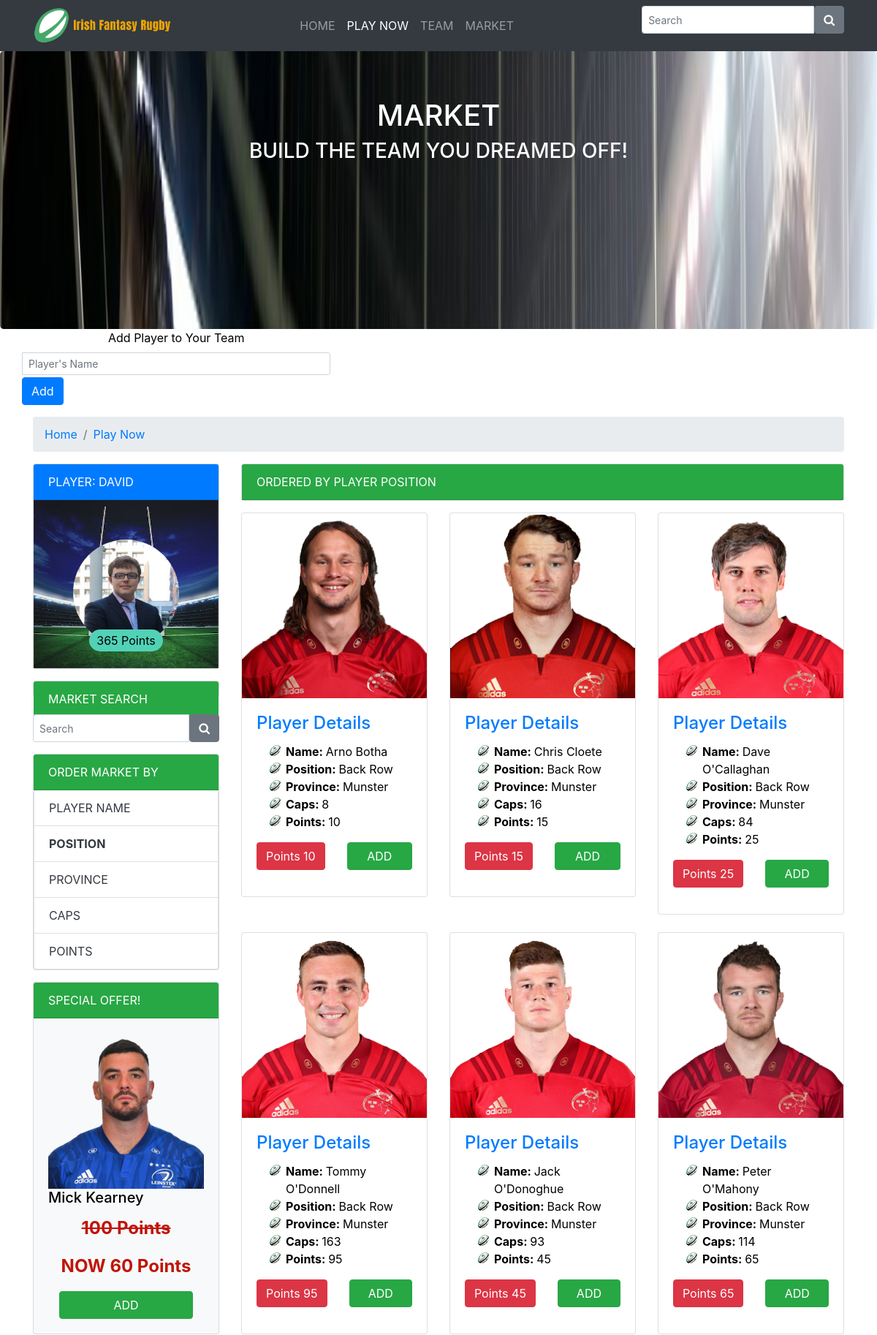
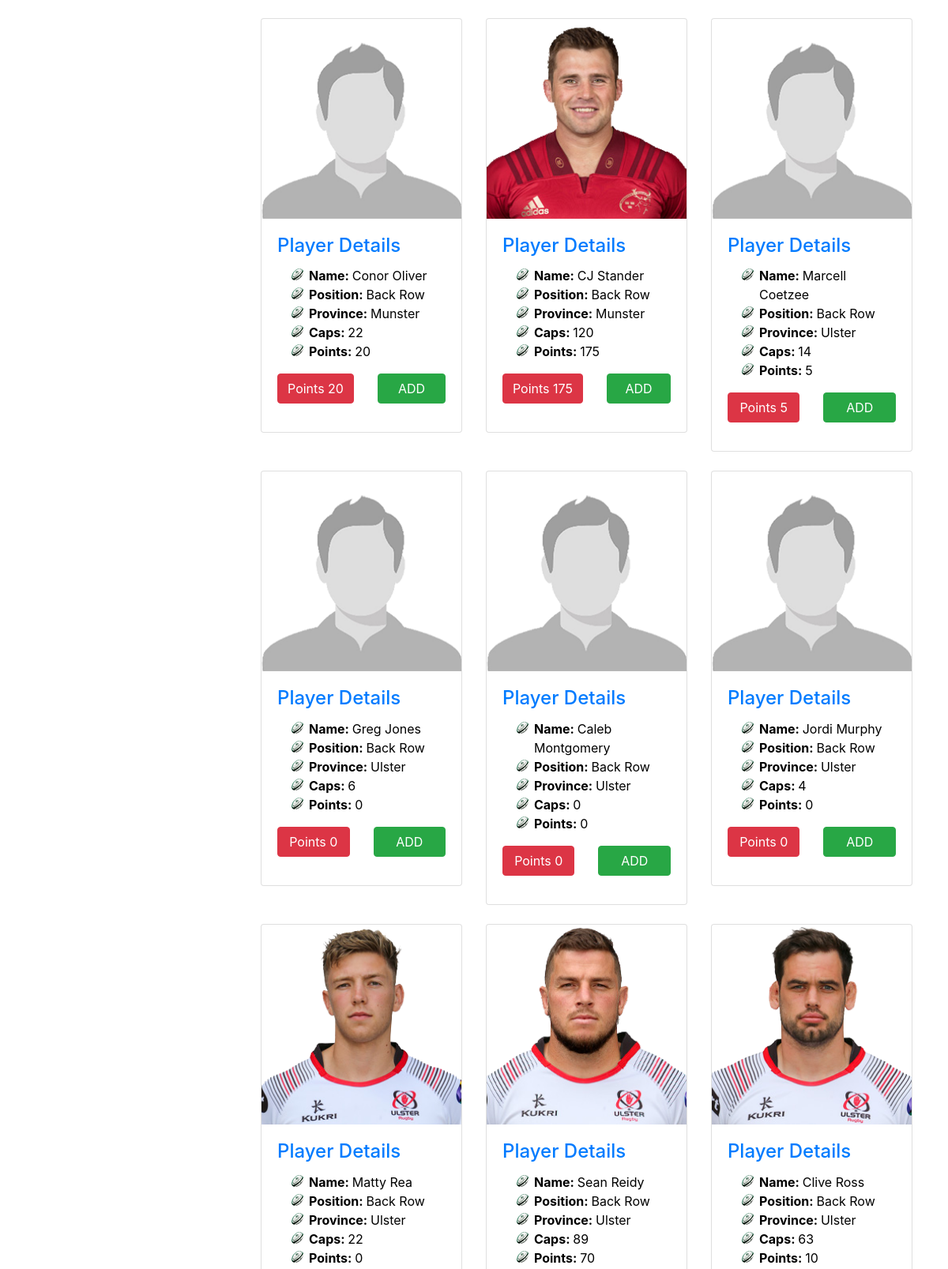
The page /MarketPosition.php (upper part) on the database its author committed (2 pictures, top to bottom).
### tables this page shows
CREATE TABLE players (
	PlayerID INTEGER AUTO_INCREMENT NOT NULL,
    PlayerName VARCHAR(22),
    PlayerPosition VARCHAR(22),
    Province VARCHAR(20),
    Caps INTEGER,
    Points INTEGER,
    Ireland Binary,
    Lions Binary,
    TwitterRatio DOUBLE,
    Rating INTEGER as ((50 + ((Points/Caps)*10) + (Ireland*50) + (Lions * 100))*TwitterRatio),
    ImageFilePath VARCHAR(100),
    PRIMARY KEY (PlayerID)
    );

### MarketPosition.php (the view, shortened to what this page needs)
<?php
$database_name = "fantasy_rugby";
$con = mysqli_connect("localhost", "root", "password", $database_name);
?>
<link href="//maxcdn.bootstrapcdn.com/bootstrap/4.0.0/css/bootstrap.min.css" rel="stylesheet" id="bootstrap-css">
<link rel="stylesheet" href="css/style.css" />
<link href="https://maxcdn.bootstrapcdn.com/font-awesome/4.7.0/css/font-awesome.min.css" rel="stylesheet">
<nav class="navbar navbar-expand-md navbar-dark bg-dark">
    <div class="container">
        <img id="brand-image" src="images/rugbylogo.png" alt="Italian Trulli">
        <div class="collapse navbar-collapse justify-content-end" id="navbarsExampleDefault">
            <ul class="navbar-nav m-auto">
                <li class="nav-item">
                    <a class="nav-link" href="index.php">HOME</a>
                </li>
                <li class="nav-item active">
                    <a class="nav-link" href="category.html">PLAY NOW <span class="sr-only">(current)</span></a>
                </li>
                <li class="nav-item">
                    <a class="nav-link" href="product.html">TEAM</a>
                </li>
                <li class="nav-item">
                    <a class="nav-link" href="Market.php">MARKET</a>
                </li>
            </ul>
            <form action="search.php" method="POST">
                <div class="input-group input-group-sm">
                    <input type="text" class="form-control"  name="search" placeholder="Search">
                    <button type="submit" name="submit-search"class="btn btn-secondary btn-number">
                        <i class="fa fa-search"></i>
                    </button>
                </div>
            </form>
        </div>
    </div>
</nav>
<section class="jumbotron">
    <div class="container-header text-center">
        <h1 class="jumbotron-heading" style="color: white">MARKET</h1>
        <h3 class="jumbotron-heading" style="color: white">BUILD THE TEAM YOU DREAMED OFF!</h3>
    </div>
</section>
<div class="container">
    <div class="row">
        <form action="<?php echo htmlspecialchars($_SERVER["PHP_SELF"]); ?>" method="post">
            <div class="form-group input-group input-group-sm" style="float: left; height: 50px;">
                <label style="float: left; width: 100%;" >Add Player to Your Team</label>
                <input type="text" class="form-control"  name="playerName" placeholder="Player's Name" style="float: left; width: 100%; margin-bottom: 20px;">
            </div>
            <br>
            <div class="form-group">
                <input type="submit" class="btn btn-primary" value="Add" style="float: left;">
            </div>
        </form>
    </div>
</div>
<div class="container">
    <div class="row">
        <div class="col">
            <nav aria-label="breadcrumb">
                <ol class="breadcrumb">
                    <li class="breadcrumb-item"><a href="index.html">Home</a></li>
                    <li class="breadcrumb-item"><a href="category.html">Play Now</a></li>
                </ol>
            </nav>
        </div>
    </div>
</div>
<div class="container">
    <div class="row">
        <div class="col-12 col-sm-3">
            <div class="card bg-light mb-3">
                <div class="card-header bg-primary text-white text-uppercase">PLAYER: David</div>
                <div class="profile-header-container">
                    <div class="profile-header-img" >
                        <img class="img-fluid rounded-circle" src="images/davy.jpg" />
                        <div class="rank-label-container">
                            <span class="label label-default rank-label">365 Points</span>
                        </div>
                    </div>
                </div>
            </div>
            <div class="card bg-light mb-4">
                <div class="card-header bg-success text-white text-uppercase"> MARKET SEARCH</div>
            </div>
            <form action="search.php" method="POST">
                <div class="input-group input-group-sm">
                    <input type="text" class="form-control"  name="search" placeholder="Search">
                    <button type="submit" name="submit-search"class="btn btn-secondary btn-number">
                        <i class="fa fa-search"></i>
                    </button>
                </div>
            </form>
            <div class="card bg-light mb-3">
                <div class="card-header bg-success text-white text-uppercase"> ORDER MARKET BY</div>
                <ul class="list-group category_block">
                    <li class="list-group-item"><a href="MarketPlayerName.php">PLAYER NAME</a></li>
                    <li class="list-group-item"><a href="MarketPosition.php"><b>POSITION</b></a></li>
                    <li class="list-group-item"><a href="MarketProvince.php">PROVINCE</a></li>
                    <li class="list-group-item"><a href="MarketCaps.php">CAPS</a></li>
                    <li class="list-group-item"><a href="MarketPoints.php">POINTS</a></li>
                </ul>
            </div>
            <div class="card bg-light mb-3">
                <div class="card-header bg-success text-white text-uppercase">SPECIAL OFFER!</div>
                <div class="card-body">
                    <img class="img-fluid" src="images/Leinster\MickKearney.png" />
                    <h5 class="card-title">Mick Kearney</h5>
                    <p class="bloc_left_price"><strike>100 Points</strike></p>
                    <b><p class="bloc_left_price">NOW 60 Points</p></b>
                    <div class="col">
                        <a href="#" class="btn btn-success btn-block">ADD</a>
                    </div>
                </div>
            </div>
        </div>
        <div class="col">
            <div class="card bg-light mb-3">
                <div class="card-header bg-success text-white text-uppercase">ORDERED BY PLAYER POSITION</div>
            </div>
            <div class="row">
                <?php
                    $query = "SELECT * FROM players ORDER BY PlayerPosition ASC";
                    $result = mysqli_query($con,$query);
                        while ($row = mysqli_fetch_array($result)) {
                            ?>
                            <div class="col-12 col-md-6 col-lg-4">
                                <div class="card">
                                    <img class="card-img-top" src="<?php echo $row["ImageFilePath"] ?>" alt="Card image cap">
                                    <div class="card-body">
                                        <h4 class="card-title"><a href="product.html" title="View Product">Player Details</a></h4>
                                        <ul>
                                            <li><b>Name:  </b><?php echo $row["PlayerName"]; ?></li>
                                            <li><b>Position: </b><?php echo $row["PlayerPosition"]; ?></li>
                                            <li><b>Province: </b><?php echo $row["Province"]; ?></li>
                                            <li><b>Caps: </b><?php echo $row["Caps"]; ?></li>
                                            <li><b>Points: </b><?php echo $row["Points"]; ?></li>
                                        </ul>
                                        <div class="row">
                                            <div class="col">
                                                <p class="btn btn-danger btn-block">Points <?php echo $row["Points"]; ?></p>
                                            </div>
                                            <div class="col">
                                                <a href="#" class="btn btn-success btn-block">ADD</a>
                                            </div>
                                        </div>
                                    </div>
                                </div>
                                <br>
                            </div>
                            <?php
                        }
                ?>
            </div>
        </div>
    </div>
</div>

### css/style.css (style rules this page uses)
#brand-image { height: 50px; }
img { max-width:100%; max-height:100%; }
.jumbotron { background-attachment:fixed; min-height:50px; margin-bottom:0px; }
.container { color:#000000; }
form { text-align: center; }
.bloc_left_price { color: #c01508; text-align: center; font-weight: bold; font-size: 150%; }
.category_block li a { color: #343a40; }
ul { list-style: none; list-style-image: url("../images/ball3.png"); }
.jumbotron { height: 380px; background-image: url("../images/marketBackground.jpg"); background-size: 100% 100%; }
.profile-header-container { margin: 0 auto; text-align: center; height: 230px; background-image: url("../images/profilepic.jpg"); background-size: 100% 100%; }
.profile-header-img { padding: 54px; }
.rank-label-container { margin-top: -19px; text-align: center; }
.label.label-default.rank-label { background-color: rgb(81, 210, 183); padding: 5px 10px 5px 10px; border-radius: 27px; }
.form-control { padding-right: 100%; }
.card.bg-light.mb-4 { height: 22px; }
.input-group.input-group-sm { height: 38px; }

### rows shown on the page
players: ImageFilePath (picture), PlayerName "Arno Botha", PlayerPosition "Back Row", Province "Munster", Caps "8", Points "10"
players: ImageFilePath (picture), PlayerName "Chris Cloete", PlayerPosition "Back Row", Province "Munster", Caps "16", Points "15"
players: ImageFilePath (picture), PlayerName "Dave O'Callaghan", PlayerPosition "Back Row", Province "Munster", Caps "84", Points "25"
players: ImageFilePath (picture), PlayerName "Tommy O'Donnell", PlayerPosition "Back Row", Province "Munster", Caps "163", Points "95"
players: ImageFilePath (picture), PlayerName "Jack O'Donoghue", PlayerPosition "Back Row", Province "Munster", Caps "93", Points "45"
players: ImageFilePath (picture), PlayerName "Peter O'Mahony", PlayerPosition "Back Row", Province "Munster", Caps "114", Points "65"
players: ImageFilePath (picture), PlayerName "Conor Oliver", PlayerPosition "Back Row", Province "Munster", Caps "22", Points "20"
players: ImageFilePath (picture), PlayerName "CJ Stander", PlayerPosition "Back Row", Province "Munster", Caps "120", Points "175"
players: ImageFilePath (picture), PlayerName "Marcell Coetzee", PlayerPosition "Back Row", Province "Ulster", Caps "14", Points "5"
players: ImageFilePath (picture), PlayerName "Greg Jones", PlayerPosition "Back Row", Province "Ulster", Caps "6", Points "0"
players: ImageFilePath (picture), PlayerName "Caleb Montgomery", PlayerPosition "Back Row", Province "Ulster", Caps "0", Points "0"
players: ImageFilePath (picture), PlayerName "Jordi Murphy", PlayerPosition "Back Row", Province "Ulster", Caps "4", Points "0"
players: ImageFilePath (picture), PlayerName "Matty Rea", PlayerPosition "Back Row", Province "Ulster", Caps "22", Points "0"
players: ImageFilePath (picture), PlayerName "Sean Reidy", PlayerPosition "Back Row", Province "Ulster", Caps "89", Points "70"
players: ImageFilePath (picture), PlayerName "Clive Ross", PlayerPosition "Back Row", Province "Ulster", Caps "63", Points "10"
